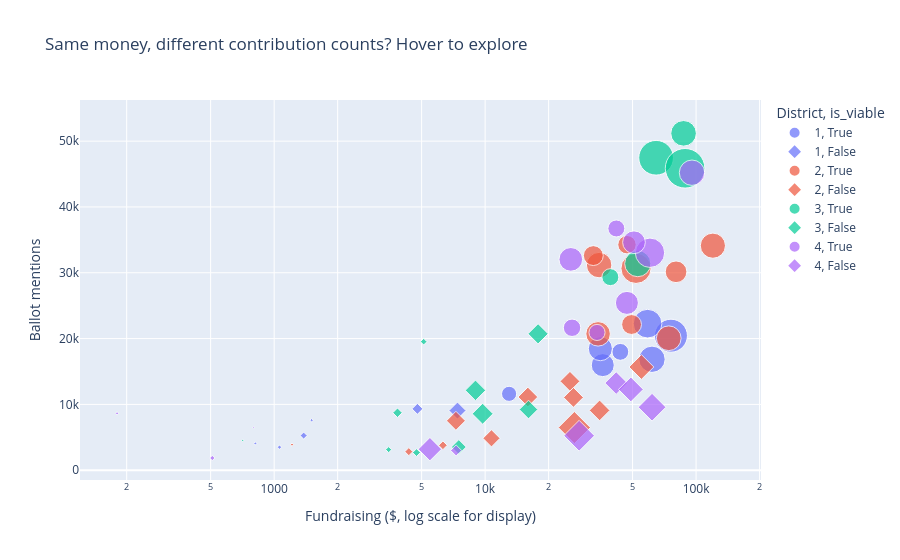

Here is the notebook cell this chart was saved with:
### Markdown cell above
## 6. Interactive zoom: money, contribution count, and mentions

This figure is descriptive. Point size is contribution count; hover gives the
candidate name.

A larger point is **more contribution records**, not necessarily more unique
people.

### Code cell
plot_data = analysis.dropna(
    subset=[
        "fundraising",
        "contribution_count",
        "mentions",
    ]
).copy()

plot_data["district"] = (
    plot_data["district"]
    .astype(str)
)

fig = px.scatter(
    plot_data,
    x="fundraising",
    y="mentions",
    size="contribution_count",
    color="district",
    symbol="is_viable",
    hover_name="canonical_candidate",
    hover_data={
        "fundraising": ":$,.0f",
        "contribution_count": ":,.0f",
        "mentions": ":,.0f",
        "first_place_votes": ":,.0f",
    },
    size_max=28,
    log_x=True,
    labels={
        "fundraising": "Fundraising ($, log scale for display)",
        "mentions": "Ballot mentions",
        "contribution_count": "Contribution records",
        "district": "District",
    },
    title="Same money, different contribution counts? Hover to explore",
)

fig.show()

### Figure 1 — Plotly figure (JSON) as saved in the notebook; plotly's stock layout.template omitted (floating-point values rounded to 4 significant figures)
{"data": [{"customdata": [[1260.0, 3550.0], [963.0, 3975.0], [517.0, 5586.0], [416.0, 4052.0], [1055.0, 5064.0], [1975.0, 3894.0], [1494.0, 8297.0]], "hovertemplate": "<b>%{hovertext}</b><br><br>District=1<br>is_viable=True<br>Fundraising ($, log scale for display)=%{x:$,.0f}<br>Ballot mentions=%{y:,.0f}<br>Contribution records=%{customdata[0]:,.0f}<br>first_place_votes=%{customdata[1]:,.0f}<extra></extra>", "hovertext": ["Timur Ender", "Terrence Hayes", "Loretta Smith", "Noah Ernst", "Jamie Dunphy", "Steph Routh", "Candace Avalos"], "legendgroup": "1, True", "marker": {"color": "#636efa", "size": [1260.0, 963.0, 517.0, 416.0, 1055.0, 1975.0, 1494.0], "sizemode": "area", "sizeref": 3.633, "symbol": "circle"}, "mode": "markers", "name": "1, True", "orientation": "v", "showlegend": true, "type": "scatter", "x": [61810.0, 36110.0, 43740.0, 12990.0, 35170.0, 76010.0, 58890.0], "xaxis": "x", "y": [16860.0, 15970.0, 17980.0, 11610.0, 18470.0, 20440.0, 22270.0], "yaxis": "y"}, {"customdata": [[54.0, 720.0], [13.0, 1698.0], [11.0, 355.0], [313.0, 711.0], [21.0, 385.0], [130.0, 1111.0]], "hovertemplate": "<b>%{hovertext}</b><br><br>District=1<br>is_viable=False<br>Fundraising ($, log scale for display)=%{x:$,.0f}<br>Ballot mentions=%{y:,.0f}<br>Contribution records=%{customdata[0]:,.0f}<br>first_place_votes=%{customdata[1]:,.0f}<extra></extra>", "hovertext": ["Deian Salazar", "Doug Clove", "Joe Furi", "Cayle Tern", "Thomas Shervey", "David Linn"], "legendgroup": "1, False", "marker": {"color": "#636efa", "size": [54.0, 13.0, 11.0, 313.0, 21.0, 130.0], "sizemode": "area", "sizeref": 3.633, "symbol": "diamond"}, "mode": "markers", "name": "1, False", "orientation": "v", "showlegend": true, "type": "scatter", "x": [1380.0, 1505.0, 814.0, 7395.0, 1060.0, 4777.0], "xaxis": "x", "y": [5262.0, 7593.0, 4070.0, 9061.0, 3507.0, 9324.0], "yaxis": "y"}, {"customdata": [[1090.0, 3997.0], [1649.0, 5462.0], [615.0, 12450.0], [1112.0, 2287.0], [1176.0, 9924.0], [1151.0, 12050.0], [717.0, 3404.0], [853.0, 7218.0], [720.0, 6838.0]], "hovertemplate": "<b>%{hovertext}</b><br><br>District=2<br>is_viable=True<br>Fundraising ($, log scale for display)=%{x:$,.0f}<br>Ballot mentions=%{y:,.0f}<br>Contribution records=%{customdata[0]:,.0f}<br>first_place_votes=%{customdata[1]:,.0f}<extra></extra>", "hovertext": ["Marnie Glickman", "Nat West", "Elana Pirtle-Guiney", "Mariah Hudson", "Sameer Kanal", "Dan Ryan", "Jonathan Tasini", "Tiffani Penson", "Michelle DePass"], "legendgroup": "2, True", "marker": {"color": "#EF553B", "size": [1090.0, 1649.0, 615.0, 1112.0, 1176.0, 1151.0, 717.0, 853.0, 720.0], "sizemode": "area", "sizeref": 3.633, "symbol": "circle"}, "mode": "markers", "name": "2, True", "orientation": "v", "showlegend": true, "type": "scatter", "x": [34320.0, 51920.0, 47040.0, 74200.0, 34710.0, 120100.0, 49450.0, 80380.0, 32580.0], "xaxis": "x", "y": [20720.0, 30670.0, 34270.0, 20050.0, 31170.0, 34120.0, 22140.0, 30150.0, 32610.0], "yaxis": "y"}, {"customdata": [[389.0, 1233.0], [70.0, 304.0], [460.0, 1228.0], [318.0, 707.0], [426.0, 1476.0], [663.0, 1646.0], [418.0, 1114.0], [11.0, 759.0], [1111.0, 834.0], [424.0, 2520.0], [81.0, 656.0]], "hovertemplate": "<b>%{hovertext}</b><br><br>District=2<br>is_viable=False<br>Fundraising ($, log scale for display)=%{x:$,.0f}<br>Ballot mentions=%{y:,.0f}<br>Contribution records=%{customdata[0]:,.0f}<br>first_place_votes=%{customdata[1]:,.0f}<extra></extra>", "hovertext": ["Chris Olson", "Sam Sachs", "Debbie Kitchin", "Laura Streib", "James Armstrong", "Michael (Mike) Marshall", "Jennifer Park", "Will Mespelt", "Nabil Zaghloul", "Bob Simril", "Reuben Berlin"], "legendgroup": "2, False", "marker": {"color": "#EF553B", "size": [389.0, 70.0, 460.0, 318.0, 426.0, 663.0, 418.0, 11.0, 1111.0, 424.0, 81.0], "sizemode": "area", "sizeref": 3.633, "symbol": "diamond"}, "mode": "markers", "name": "2, False", "orientation": "v", "showlegend": true, "type": "scatter", "x": [7272.0, 4349.0, 34880.0, 10720.0, 25250.0, 55070.0, 15950.0, 1215.0, 26480.0, 26230.0, 6310.0], "xaxis": "x", "y": [7509.0, 2824.0, 9088.0, 4848.0, 13500.0, 15680.0, 11120.0, 3884.0, 6482.0, 11060.0, 3784.0], "yaxis": "y"}, {"customdata": [[2187.0, 16400.0], [1193.0, 20460.0], [2848.0, 16320.0], [1244.0, 3860.0], [524.0, 3951.0]], "hovertemplate": "<b>%{hovertext}</b><br><br>District=3<br>is_viable=True<br>Fundraising ($, log scale for display)=%{x:$,.0f}<br>Ballot mentions=%{y:,.0f}<br>Contribution records=%{customdata[0]:,.0f}<br>first_place_votes=%{customdata[1]:,.0f}<extra></extra>", "hovertext": ["Angelita Morillo", "Steve Novick", "Tiffany Koyama Lane", "Jesse Cornett", "Rex Burkholder"], "legendgroup": "3, True", "marker": {"color": "#00cc96", "size": [2187.0, 1193.0, 2848.0, 1244.0, 524.0], "sizemode": "area", "sizeref": 3.633, "symbol": "circle"}, "mode": "markers", "name": "3, True", "orientation": "v", "showlegend": true, "type": "scatter", "x": [64640.0, 87240.0, 88690.0, 52910.0, 39230.0], "xaxis": "x", "y": [47480.0, 51190.0, 45880.0, 31390.0, 29340.0], "yaxis": "y"}, {"customdata": [[454.0, 709.0], [372.0, 2786.0], [473.0, 548.0], [442.0, 1242.0], [97.0, 1322.0], [66.0, 225.0], [40.0, 330.0], [238.0, 219.0], [6.0, 755.0], [47.0, 1551.0]], "hovertemplate": "<b>%{hovertext}</b><br><br>District=3<br>is_viable=False<br>Fundraising ($, log scale for display)=%{x:$,.0f}<br>Ballot mentions=%{y:,.0f}<br>Contribution records=%{customdata[0]:,.0f}<br>first_place_votes=%{customdata[1]:,.0f}<extra></extra>", "hovertext": ["Ahlam K Osman", "Harrison Kass", "Luke Zak", "Chris Flanary", "Jonathan (Jon) Walker", "Kelly Janes (KJ)", "Dan Gilk", "Theo Hathaway Saner", "Matthew (Matt) Anderson", "Philippe Knab"], "legendgroup": "3, False", "marker": {"color": "#00cc96", "size": [454.0, 372.0, 473.0, 442.0, 97.0, 66.0, 40.0, 238.0, 6.0, 47.0], "sizemode": "area", "sizeref": 3.633, "symbol": "diamond"}, "mode": "markers", "name": "3, False", "orientation": "v", "showlegend": true, "type": "scatter", "x": [9002.0, 16060.0, 9731.0, 17830.0, 3842.0, 4730.0, 3490.0, 7505.0, 710.0, 5115.0], "xaxis": "x", "y": [12130.0, 9223.0, 8581.0, 20730.0, 8736.0, 2684.0, 3130.0, 3525.0, 4506.0, 19530.0], "yaxis": "y"}, {"customdata": [[1568.0, 10390.0], [940.0, 8123.0], [962.0, 4757.0], [522.0, 8005.0], [1017.0, 4415.0], [553.0, 3749.0], [473.0, 3891.0], [1172.0, 19140.0]], "hovertemplate": "<b>%{hovertext}</b><br><br>District=4<br>is_viable=True<br>Fundraising ($, log scale for display)=%{x:$,.0f}<br>Ballot mentions=%{y:,.0f}<br>Contribution records=%{customdata[0]:,.0f}<br>first_place_votes=%{customdata[1]:,.0f}<extra></extra>", "hovertext": ["Mitch Green", "Eli Arnold", "Chad Lykins", "Eric Zimmerman", "Sarah Silkie", "Lisa Freeman", "Bob Weinstein", "Olivia Clark"], "legendgroup": "4, True", "marker": {"color": "#ab63fa", "size": [1568.0, 940.0, 962.0, 522.0, 1017.0, 553.0, 473.0, 1172.0], "sizemode": "area", "sizeref": 3.633, "symbol": "circle"}, "mode": "markers", "name": "4, True", "orientation": "v", "showlegend": true, "type": "scatter", "x": [60460.0, 50780.0, 47010.0, 41880.0, 25480.0, 25830.0, 33920.0, 95640.0], "xaxis": "x", "y": [33040.0, 34640.0, 25420.0, 36730.0, 32040.0, 21640.0, 20930.0, 45200.0], "yaxis": "y"}, {"customdata": [[131.0, 315.0], [1021.0, 578.0], [29.0, 230.0], [3.0, 1355.0], [830.0, 1092.0], [589.0, 301.0], [554.0, 2004.0], [11.0, 1052.0], [662.0, 1694.0]], "hovertemplate": "<b>%{hovertext}</b><br><br>District=4<br>is_viable=False<br>Fundraising ($, log scale for display)=%{x:$,.0f}<br>Ballot mentions=%{y:,.0f}<br>Contribution records=%{customdata[0]:,.0f}<br>first_place_votes=%{customdata[1]:,.0f}<extra></extra>", "hovertext": ["Mike DiNapoli", "Moses Ross", "Michael Trimble", "Andra Vltavín", "Stanley Penkin", "Chris Henry", "Tony Morse", "John Toran", "Ben Hufford"], "legendgroup": "4, False", "marker": {"color": "#ab63fa", "size": [131.0, 1021.0, 29.0, 3.0, 830.0, 589.0, 554.0, 11.0, 662.0], "sizemode": "area", "sizeref": 3.633, "symbol": "diamond"}, "mode": "markers", "name": "4, False", "orientation": "v", "showlegend": true, "type": "scatter", "x": [7289.0, 27900.0, 509.0, 800.0, 61850.0, 5474.0, 41810.0, 180.0, 49070.0], "xaxis": "x", "y": [3001.0, 5238.0, 1856.0, 6504.0, 9570.0, 3199.0, 13250.0, 8652.0, 12280.0], "yaxis": "y"}], "layout": {"legend": {"itemsizing": "constant", "title": {"text": "District, is_viable"}, "tracegroupgap": 0}, "title": {"text": "Same money, different contribution counts? Hover to explore"}, "xaxis": {"anchor": "y", "domain": [0, 1], "title": {"text": "Fundraising ($, log scale for display)"}, "type": "log"}, "yaxis": {"anchor": "x", "domain": [0, 1], "title": {"text": "Ballot mentions"}}}}
